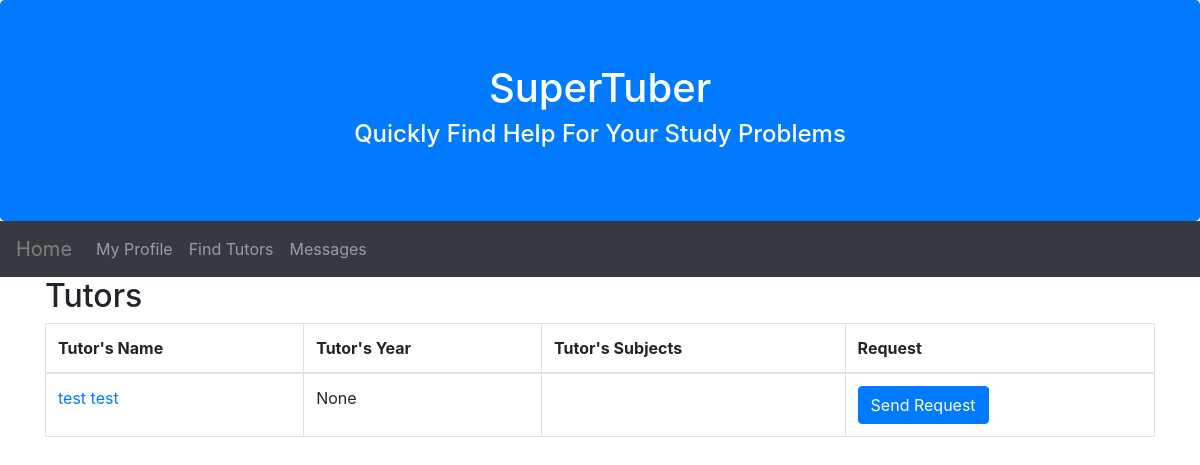
Before: /home/findtutors/ with the older database file.
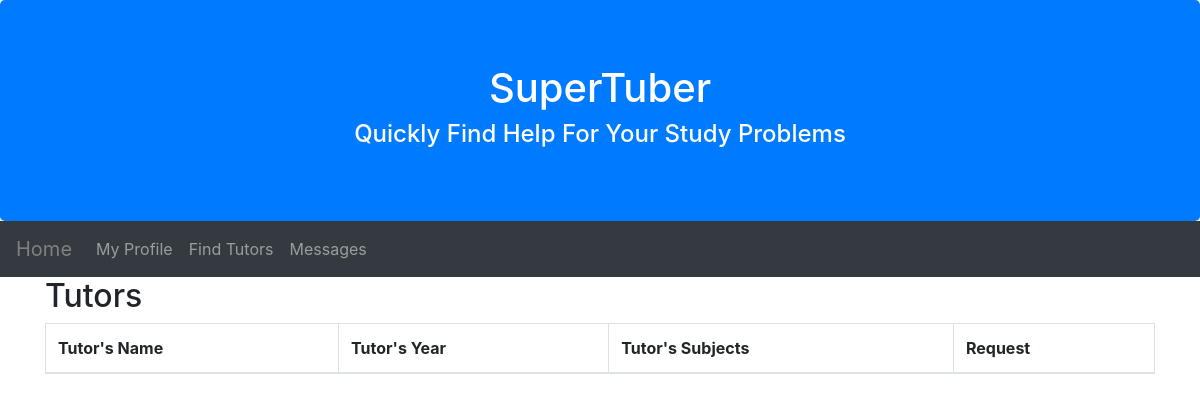
After: the same page with the newer database file.
### FindTutors/models.py (models this page shows)
class BigUser(models.Model):
    user = models.OneToOneField(User, on_delete=models.CASCADE,null=True)
    firstname = models.CharField(max_length = 200)
    lastname = models.CharField(max_length = 200)
    email = models.EmailField(max_length = 255)
    phone_number = models.IntegerField(blank=True, null=True)
    is_tutee = models.BooleanField('student status', default=False)
    is_tutor = models.BooleanField('teacher status', default=False)
    year = models.IntegerField(blank=True, null=True)
    subjects = models.CharField(max_length = 500, default="")
    def __str__(self):
        return "%s's profile" % self.user

### FindTutors/views.py (the view)
# urls.py: path('findtutors/', views.Tutors, name='tutors'),
def Tutors(request):
    model = BigUser
    the_tutors = []
    for user in BigUser.objects.all():
        if user.is_tutor:
            the_tutors.append(user)
            print(user)
    return render(request,'FindTutors/tutors.html',{'tutors':the_tutors})

### FindTutors/templates/FindTutors/tutors.html (shortened to what this page needs)
<!DOCTYPE html>
<html>
<html lang="en">
<head>
  <link rel="stylesheet" href="https://maxcdn.bootstrapcdn.com/bootstrap/4.4.1/css/bootstrap.min.css">
</head>
<div class="jumbotron text-center bg-primary text-white" style="margin-bottom:0">
  <h1>SuperTuber</h1>
  <h4>Quickly Find Help For Your Study Problems</h4>
</div>
<nav class="navbar navbar-expand-sm bg-dark navbar-dark">
  <a class="navbar-brand" href="/home"><font color="grey">Home</font></a>
  <div class="collapse navbar-collapse" id="collapsibleNavbar">
    <ul class="navbar-nav">
      <li class="nav-item">
        <a class="nav-link" href="/home/profile">My Profile</a>
      </li>
        <li class="nav-item">
        <a class="nav-link" href="">Find Tutors</a>
      </li>
        <li class="nav-item">
        <a class="nav-link" href="/home/messages">Messages</a>
      </li>
    </ul>
  </div>
</nav>
<body>
  <div class="container">
    <h2>Tutors</h2>
    <table class="table table-bordered table-hover">
      <thead>
        <tr>
          <th>Tutor's Name</th>
          <th>Tutor's Year</th>
          <th>Tutor's Subjects</th>
          <th>Request</th>
        </tr>
      </thead>
      <tbody>
        {% for tutor in tutors %}
          <tr>
            <td><a href="{{tutor.firstname}}/">{{ tutor.firstname }} {{tutor.lastname }}</a></td>
            <td>{{ tutor.year }} </td>
            <td>{{ tutor.subjects }} </td>
            <td><a class="btn btn-primary" href="/../home/request/?recipient={{tutor.email}}" role = "button">Send Request</a></td>
          </tr>
        {% endfor %}
      </tbody>
    </table>
  </div>
</body>
</html>

Changed rows visible on the page:
removed BigUser: firstname "test", lastname "test", year "None"
